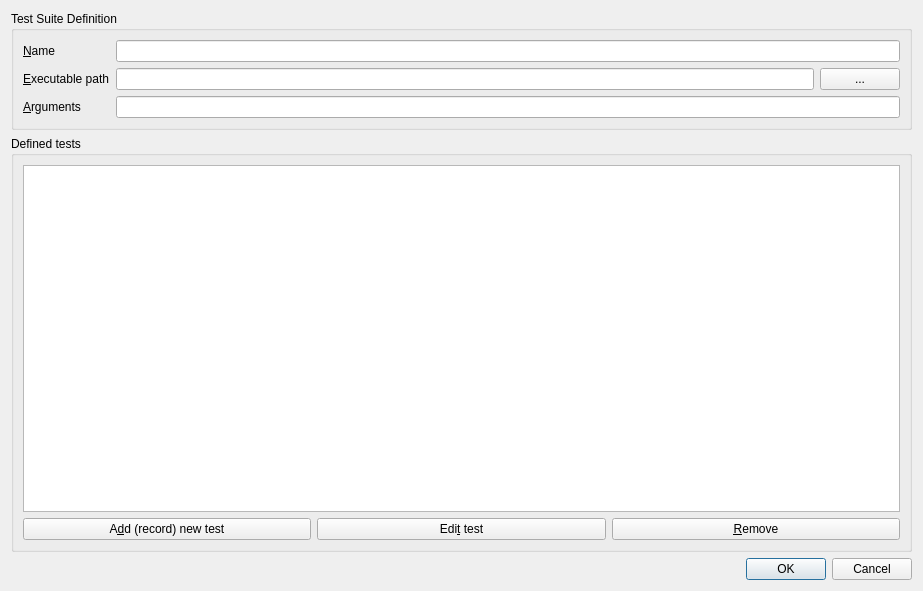
<?xml version="1.0" encoding="UTF-8"?>
<ui version="4.0">
 <class>TestSuitesEditDlg</class>
 <widget class="QDialog" name="TestSuitesEditDlg">
  <property name="geometry">
   <rect>
    <x>0</x>
    <y>0</y>
    <width>923</width>
    <height>591</height>
   </rect>
  </property>
  <property name="windowTitle">
   <string>Test Suite Edit</string>
  </property>
  <layout class="QGridLayout" name="gridLayout">
   <item row="0" column="0" colspan="2">
    <widget class="QGroupBox" name="groupBox">
     <property name="sizePolicy">
      <sizepolicy hsizetype="Preferred" vsizetype="Maximum">
       <horstretch>0</horstretch>
       <verstretch>0</verstretch>
      </sizepolicy>
     </property>
     <property name="title">
      <string>Test Suite Definition</string>
     </property>
     <layout class="QGridLayout" name="gridLayout_2">
      <item row="0" column="0">
       <widget class="QLabel" name="label">
        <property name="text">
         <string>&amp;Name</string>
        </property>
        <property name="buddy">
         <cstring>leName</cstring>
        </property>
       </widget>
      </item>
      <item row="1" column="0">
       <widget class="QLabel" name="label_2">
        <property name="text">
         <string>&amp;Executable path</string>
        </property>
        <property name="buddy">
         <cstring>leExecutablePath</cstring>
        </property>
       </widget>
      </item>
      <item row="1" column="1">
       <widget class="QLineEdit" name="leExecutablePath">
        <property name="databaseColumn" stdset="0">
         <string>executablepath</string>
        </property>
       </widget>
      </item>
      <item row="1" column="2">
       <widget class="QPushButton" name="pbSearch">
        <property name="sizePolicy">
         <sizepolicy hsizetype="Maximum" vsizetype="Fixed">
          <horstretch>0</horstretch>
          <verstretch>0</verstretch>
         </sizepolicy>
        </property>
        <property name="text">
         <string>...</string>
        </property>
       </widget>
      </item>
      <item row="2" column="0">
       <widget class="QLabel" name="label_3">
        <property name="text">
         <string>&amp;Arguments</string>
        </property>
        <property name="buddy">
         <cstring>leArguments</cstring>
        </property>
       </widget>
      </item>
      <item row="2" column="1" colspan="2">
       <widget class="QLineEdit" name="leArguments">
        <property name="databaseColumn" stdset="0">
         <string>arguments</string>
        </property>
       </widget>
      </item>
      <item row="0" column="1" colspan="2">
       <widget class="QLineEdit" name="leName">
        <property name="databaseColumn" stdset="0">
         <string>name</string>
        </property>
       </widget>
      </item>
     </layout>
    </widget>
   </item>
   <item row="2" column="1">
    <widget class="QDialogButtonBox" name="buttonBox">
     <property name="standardButtons">
      <set>QDialogButtonBox::Cancel|QDialogButtonBox::Ok</set>
     </property>
    </widget>
   </item>
   <item row="2" column="0">
    <spacer name="horizontalSpacer">
     <property name="orientation">
      <enum>Qt::Horizontal</enum>
     </property>
     <property name="sizeHint" stdset="0">
      <size>
       <width>348</width>
       <height>20</height>
      </size>
     </property>
    </spacer>
   </item>
   <item row="1" column="0" colspan="2">
    <widget class="QGroupBox" name="groupBox_2">
     <property name="title">
      <string>Defined tests</string>
     </property>
     <layout class="QGridLayout" name="gridLayout_3">
      <item row="0" column="0" colspan="3">
       <widget class="QTableView" name="tableView">
        <property name="selectionMode">
         <enum>QAbstractItemView::SingleSelection</enum>
        </property>
        <property name="selectionBehavior">
         <enum>QAbstractItemView::SelectRows</enum>
        </property>
       </widget>
      </item>
      <item row="1" column="0">
       <widget class="QPushButton" name="pbAdd">
        <property name="text">
         <string>A&amp;dd (record) new test</string>
        </property>
       </widget>
      </item>
      <item row="1" column="1">
       <widget class="QPushButton" name="pbEdit">
        <property name="text">
         <string>Edi&amp;t test</string>
        </property>
       </widget>
      </item>
      <item row="1" column="2">
       <widget class="QPushButton" name="pbRemove">
        <property name="text">
         <string>&amp;Remove</string>
        </property>
       </widget>
      </item>
     </layout>
    </widget>
   </item>
  </layout>
 </widget>
 <tabstops>
  <tabstop>leName</tabstop>
  <tabstop>leExecutablePath</tabstop>
  <tabstop>pbSearch</tabstop>
  <tabstop>leArguments</tabstop>
 </tabstops>
 <resources/>
 <connections>
  <connection>
   <sender>buttonBox</sender>
   <signal>accepted()</signal>
   <receiver>TestSuitesEditDlg</receiver>
   <slot>accept()</slot>
   <hints>
    <hint type="sourcelabel">
     <x>619</x>
     <y>573</y>
    </hint>
    <hint type="destinationlabel">
     <x>359</x>
     <y>568</y>
    </hint>
   </hints>
  </connection>
  <connection>
   <sender>buttonBox</sender>
   <signal>rejected()</signal>
   <receiver>TestSuitesEditDlg</receiver>
   <slot>reject()</slot>
   <hints>
    <hint type="sourcelabel">
     <x>587</x>
     <y>566</y>
    </hint>
    <hint type="destinationlabel">
     <x>269</x>
     <y>557</y>
    </hint>
   </hints>
  </connection>
 </connections>
</ui>
